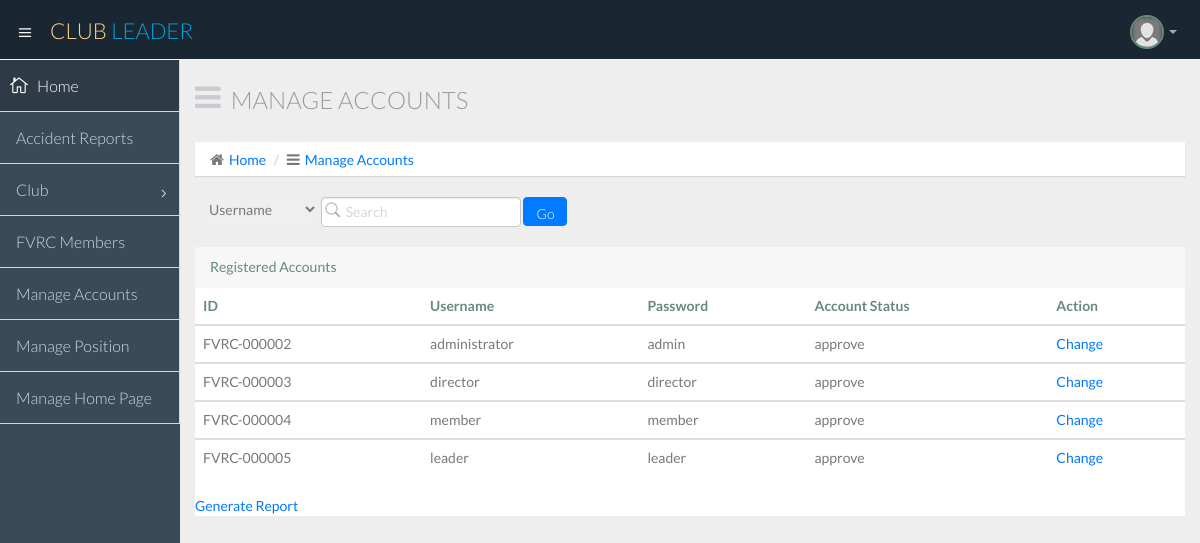
The page /club_leader_manage_accounts.php on the database its author committed.
### tables this page shows
CREATE TABLE IF NOT EXISTS `accounts` (
  `id_no` varchar(15) NOT NULL,
  `username` varchar(25) NOT NULL,
  `password` varchar(25) NOT NULL,
  `account_status` varchar(25) NOT NULL,
  `position` text NOT NULL,
  `club_name` varchar(25) NOT NULL
);

### club_leader_manage_accounts.php (the view, shortened to what this page needs)
<!DOCTYPE html>
<html lang="en">
  <head>
    <link href="css/bootstrap.min.css" rel="stylesheet">
    <link href="css/bootstrap-theme.css" rel="stylesheet">
    <link href="css/elegant-icons-style.css" rel="stylesheet" />
    <link href="css/font-awesome.min.css" rel="stylesheet" />
    <link href="css/style.css" rel="stylesheet">
    <link href="css/style-responsive.css" rel="stylesheet" />
  </head>
  <body>
  <section id="container" class="">
      <header class="header dark-bg">
            <div class="toggle-nav">
                <div class="icon-reorder tooltips" data-original-title="Toggle Navigation" data-placement="bottom"><i class="icon_menu"></i></div>
            </div>
            <a href="club_leader_login.php" class="logo">Club <span class="lite">Leader</span></a>
            <div class="top-nav notification-row">
                <ul class="nav pull-right top-menu">
                    <li class="dropdown">
                        <a data-toggle="dropdown" class="dropdown-toggle" href="#">
                            <span class="profile-ava">
                                <img alt="" src="img/avatar1_small.jpg">
                            </span>
                            <b class="caret"></b>
                        </a>
                    </li>
                </ul>
            </div>
      </header>
           <aside>
          <div id="sidebar"  class="nav-collapse ">
              <ul class="sidebar-menu">
                  <li class="active">
<a class="" href="club_leader__login.php">
                          <i class="icon_house_alt"></i>
                          <span>Home</span>
                      </a>
                  </li>
				  <li class="sub-menu">
                        <a class="" href="club_leader_accident_reports.php">
                          <i class="!icon_genius"></i>
                          <span>Accident Reports</span>
                      </a>
                  </li>
                  <li class="sub-menu">
                       <a href="javascript:;" class="">
                          <i class="!icon_document_alt"></i>
                          <span>Club</span>
                          <span class="menu-arrow arrow_carrot-right"></span>
                      </a>
                  </li>
				  <li>
                      <a class="" href="club_leader_all_fvrc_members.php">
                          <i class="!icon_piechart"></i>
                          <span>FVRC Members</span>
                      </a>
                  </li>
                  <li>
                      <a class="" href="club_leader_manage_accounts.php">
                          <i class="!icon_genius"></i>
                          <span>Manage Accounts</span>
                      </a>
                  </li>
                  <li>
                      <a class="" href="club_leader_manage_positions.php">
                          <i class="!icon_piechart"></i>
                          <span>Manage Position</span>
                      </a>
                  </li>
				  <li>
                      <a class="" href="club_leader_manage_homepage.php">
                          <i class="!icon_piechart"></i>
                          <span>Manage Home Page</span>
                      </a>
                  </li>
              </ul>
          </div>
      </aside>
      <section id="main-content">
          <section class="wrapper">
		  <div class="row">
				<div class="col-lg-12">
					<h3 class="page-header"><i class="fa fa fa-bars"></i> Manage Accounts</h3>
					<ol class="breadcrumb">
						<li><i class="fa fa-home"></i><a href="club_leader_login.php">Home</a></li>
						<li><i class="fa fa-bars"></i><a href="club_leader_manage_accounts.php">Manage Accounts</a></li>
					</ol>
				</div>
			</div>
                <ul class="nav top-menu">
                    <li>
                        <form class="navbar-form" action="<?php echo $_SERVER['PHP_SELF']?>" method="POST">
                           <select name="category" style="height: 29px; border: 1px grey;">
							<option value="username">Username</option>
							</select>
						   <input class="form-control" placeholder="Search" type="text" name="keyword">
                           <input class="btn btn-primary" style="height: 29px;" type="submit" value="Go" name="searching">
                        </form>
                    </li>
                </ul>
			  <br>
			   <header class="panel-heading">
                            Registered Accounts
							<?php
							if(isset($_POST['searching'])){
								$query1=mysql_query("SELECT * from `accounts` where `$_POST[category]` = '$_POST[keyword]'");
								$_SESSION['category']=$_POST['category'];
								$_SESSION['keyword']=$_POST['keyword'];
								$location="print_manage_accounts2.php";
							}else{
								$query1=mysql_query("SELECT * from `accounts`");
							}
							?>
                          </header>
                          <div style="background-color: white;" class="table-responsive">
                            <table class="table">
                              <thead>
                                <tr>
                                  <th>ID</th>
                                  <th>Username</th>
                                  <th>Password</th>
                                  <th>Account Status</th>
                                  <th>Action</th>
                                </tr>
                              </thead>
							  <?php
								while($row=mysql_fetch_array($query1)){
								?>
                              <tbody>
                                <tr>
                                  <td><?php  echo $row['id_no']; ?></td>
                                  <td><?php echo $row['username']; ?></td>
                                  <td><?php echo $row['password']; ?></td>
                                  <td><?php echo $row['account_status']; ?></td>
                               <?php  echo '<td class="td2">'."<a href='approve_accounts.php?id=".$row['id_no']."'>Change</a>".'</td>' ?>
                                </tr>
								 </tbody>
							<?php
							}
							?>
                            </table>
							<?php
								if(isset($_POST['searching'])){
							?>
								<a href="print_all_FVRC_members2.php">Generate Report</a>
							<?php
								}else{
							?>
								 <a href="print_manage_accounts.php">Generate Report</a>
							<?php
								}
							?>
                          </div>
                      </section>
          </section>
      </section>
  </body>
</html>

### rows shown on the page
accounts: id_no "FVRC-000002", username "administrator", password "admin", account_status "approve"
accounts: id_no "FVRC-000003", username "director", password "director", account_status "approve"
accounts: id_no "FVRC-000004", username "member", password "member", account_status "approve"
accounts: id_no "FVRC-000005", username "leader", password "leader", account_status "approve"
